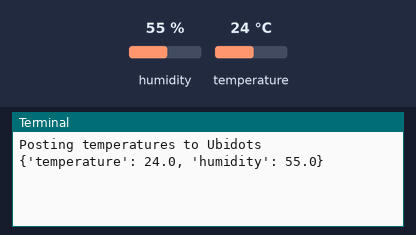
The program below on a simulated Raspberry Pi (BCM pin numbers). Parts: the last lines printed to the terminal. Inputs (shaded band) come from the test bench; at power-on: humidity 55 %, temperature 24 °C. Web requests get an empty 200 reply after 0.4 s.

Above: at 1.2 s.
1.3 s: humidity set to 22 %
At 11.6 s:
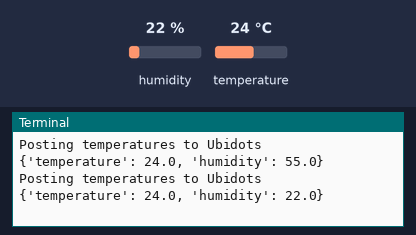
11.9 s: temperature set to 12 °C
At 22.4 s:
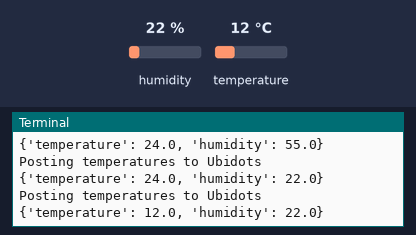
22.5 s: humidity set to 40 %
At 34.1 s:
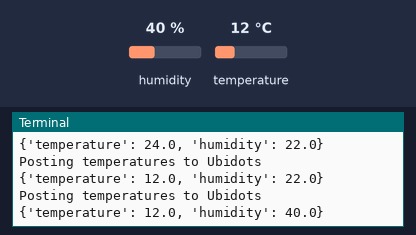
Timing chart, 0 to 35.6 s (numbered marks = the images above; inputs shaded):
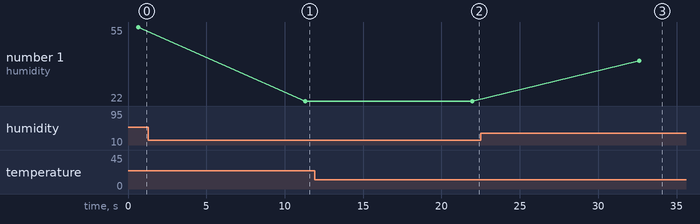

Measured:
- after the input at 1.3 s, the terminal: prints a new line after 10.0 s (image 1)
- after the input at 11.9 s, the terminal: prints a new line after 10.1 s (image 2)
- after the input at 22.5 s, the terminal: prints a new line after 10.1 s (image 3)
- plotted number 1: 55 → 22 after the input at 1.3 s, 22 → 40 after the input at 22.5 s

The program:

DHT_Ubidots.py
```python
import time
import requests
import adafruit_dht
import board

# Initialize DHT22 sensor (note the change from DHT11 to DHT22)
dht_device = adafruit_dht.DHT22(board.D4)

def read_temp():
    # Read temperature and humidity from the DHT22 sensor
    temp = dht_device.temperature
    hum = dht_device.humidity

    # Prepare the payload with temperature and humidity
    payload = {'temperature': temp, 'humidity': hum}
    return payload

while True:
    try:
        # Post the temperature and humidity to Ubidots
        #Edit raspberry with your devise label! And "TOKEN_HERE!!!", with your ubidots token!
        r = requests.post('http://things.ubidots.com/api/v1.6/devices/raspberry/?token=TOKEN_HERE!!!', data=read_temp())
        print('Posting temperatures to Ubidots')
        print(read_temp())
    except Exception as e:
        # Print the exception message for debugging purposes
        print(f"An error occurred: {e}")
        pass

    # Wait for 10 seconds before the next reading
    time.sleep(10)
```
